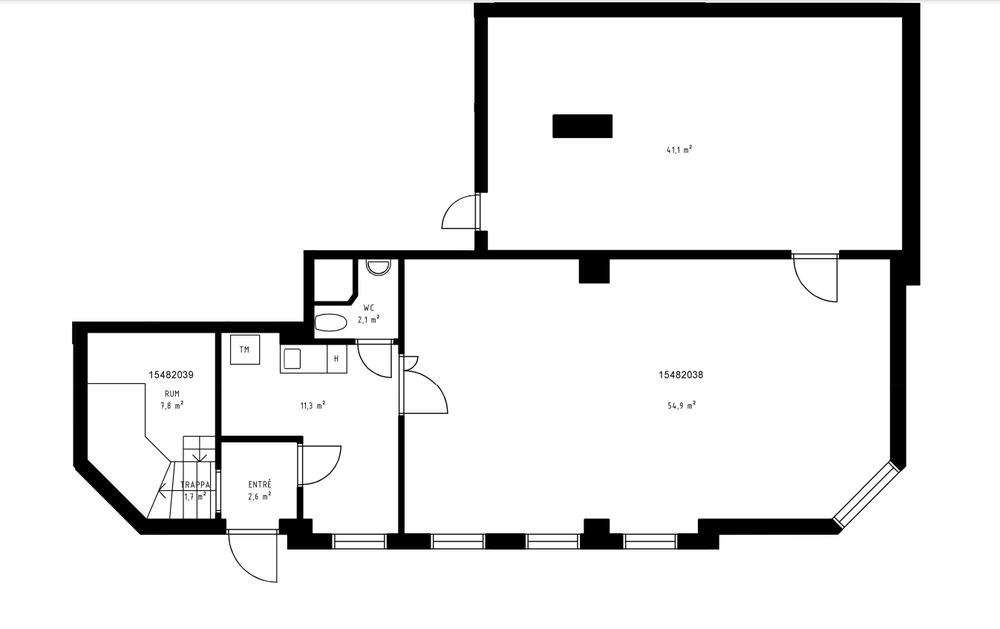
#> input picture plan_1.png, 1000 x 629 px, shrunk from 1347 x 847 before the run
$ python image_adjustment.py
#> lines starting #> are read from the running program, lines starting #| are printed output that depends on the picture; after the words box and inside, x2 and y2 are one past the last pixel; in counts of white or black regions, pixels touching at a corner belong together
#> further down, image is the input picture: shape (629, 1000); min 0, max 255, mean 235.5
import cv2
import numpy as np
import matplotlib.pyplot as plt
import svgwrite
import os

# Adjustable parameters - modified for black wall detection
MIN_CONTOUR_AREA = 500    # Increased to filter out smaller features
EPSILON_FACTOR = 0.01     # Increased for more significant corners
MIN_CORNER_DISTANCE = 10  # Increased to avoid duplicate corners
WALL_THRESHOLD = 50       # Lower threshold to detect dark walls
FILL_THRESHOLD = 0.85     # Higher threshold for filled areas
GAMMA = 0.5               # Darken the image

# Levels adjustment parameters
INPUT_BLACK = 50          # Lower to keep dark areas
INPUT_WHITE = 150         # Lower to make light areas white
OUTPUT_BLACK = 0
OUTPUT_WHITE = 255

def adjust_levels(image, in_black=0, in_white=255, out_black=0, out_white=255):
    """Adjust image levels similar to Photoshop's levels adjustment"""
#> called with in_black = 50, in_white = 150, out_black = 0, out_white = 255
    in_black = max(0, min(in_black, 255))
    in_white = max(0, min(in_white, 255))
    out_black = max(0, min(out_black, 255))
    out_white = max(0, min(out_white, 255))

    table = np.zeros(256, dtype=np.uint8)
    for i in range(256):
        if i <= in_black:
            table[i] = out_black
        elif i >= in_white:
            table[i] = out_white
        else:
            scale = (i - in_black) / (in_white - in_black)
            table[i] = int(out_black + scale * (out_white - out_black))

    return cv2.LUT(image, table)
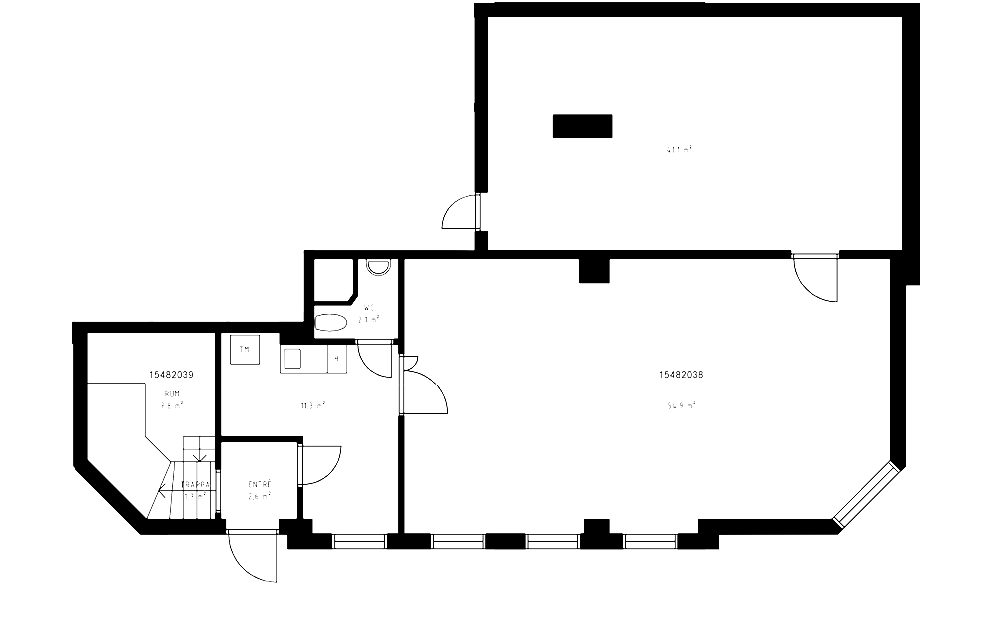
#> returned value: shape (629, 1000); min 0, max 255, mean 236.4

def adjust_gamma(image, gamma=1.0):
    """Apply gamma correction to the image"""
#> called with gamma = 0.5
    inv_gamma = 1.0 / gamma
    table = np.array([((i / 255.0) ** inv_gamma) * 255
                      for i in np.arange(0, 256)]).astype("uint8")
    return cv2.LUT(image, table)

# Get the current directory
current_dir = os.path.dirname(os.path.abspath(__file__))

# Load and process image using relative path
image_path = os.path.join(current_dir, "plan_1.png")
image = cv2.imread(image_path, cv2.IMREAD_GRAYSCALE)

if image is None:
    raise ValueError(f"Could not load image from {image_path}")

# Apply levels adjustment and gamma correction
image = adjust_levels(image, in_black=INPUT_BLACK, in_white=INPUT_WHITE, out_black=OUTPUT_BLACK, out_white=OUTPUT_WHITE)
image = adjust_gamma(image, GAMMA)

# Apply threshold to isolate filled walls
_, binary = cv2.threshold(image, WALL_THRESHOLD, 255, cv2.THRESH_BINARY)
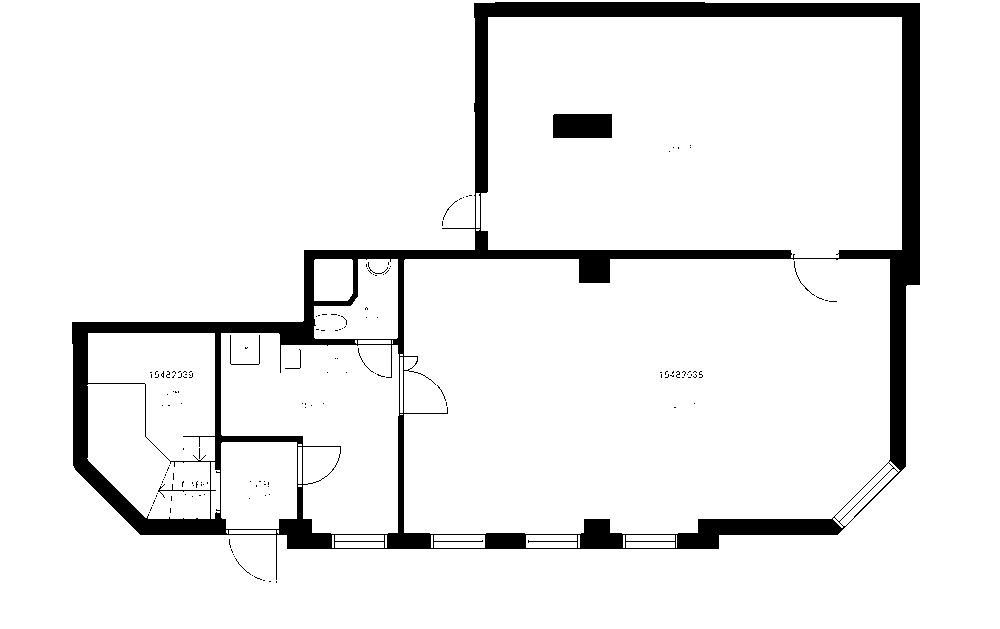
#> binary: shape (629, 1000); 92.8% white; 152 black regions (144 under 20 px), largest, box (x1, y1, x2, y2) and area: (72, 2, 920, 580) 43456, (553, 114, 612, 138) 1415, (230, 335, 260, 365) 86

# Clean up the image
kernel = np.ones((5,5), np.uint8)
binary = cv2.morphologyEx(binary, cv2.MORPH_CLOSE, kernel)
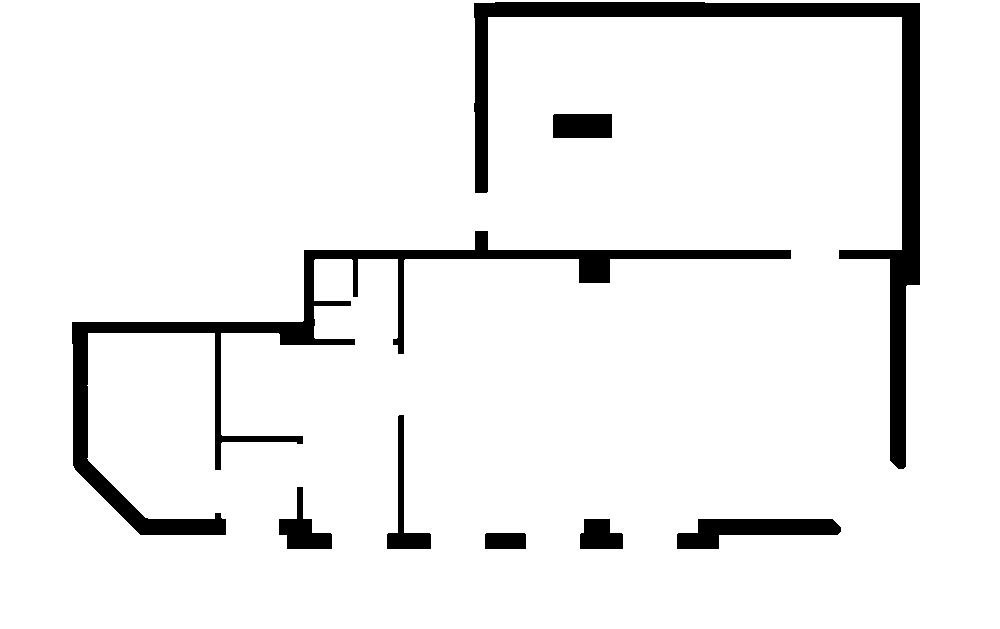
#> binary: shape (629, 1000); 93.2% white; 8 black regions, largest, box (x1, y1, x2, y2) and area: (474, 2, 920, 469) 17360, (72, 231, 791, 535) 16353, (677, 519, 841, 549) 2875
binary = cv2.morphologyEx(binary, cv2.MORPH_OPEN, kernel)
#> binary: shape (629, 1000); 93.2% white; 8 black regions, largest, box (x1, y1, x2, y2) and area: (474, 0, 920, 469) 17780, (72, 231, 791, 535) 16355, (677, 519, 841, 549) 2875

# Invert the colors
binary = cv2.bitwise_not(binary)
#> binary: shape (629, 1000); 6.8% white; 8 white regions

# Find contours
contours, _ = cv2.findContours(binary, cv2.RETR_EXTERNAL, cv2.CHAIN_APPROX_SIMPLE)
#> contours = 8 contours; box (x1, y1, x2, y2) and area: (474, 0, 920, 469) 16637, (72, 231, 791, 535) 14796, (677, 519, 841, 549) 2689, (553, 114, 612, 138) 1334, (279, 487, 332, 549) 1278, (387, 415, 431, 549) 1234, (580, 519, 623, 549) 980, (485, 533, 526, 549) 599

# Remove nearby duplicates
def remove_nearby_points(points, min_distance):
    filtered_points = []
    for p1 in points:
        if not any(np.sqrt((p1[0]-p2[0])**2 + (p1[1]-p2[1])**2) < min_distance
                  for p2 in filtered_points):
            filtered_points.append(p1)
    return filtered_points

# Visualization
plt.figure(figsize=(12, 8))
plt.imshow(binary, cmap='gray')

# Save the plot without graphical frames and text using relative path
output_png_filename = os.path.join(current_dir, "detected_walls.png")
plt.axis('off')  # Turn off the axis
plt.savefig(output_png_filename, bbox_inches='tight', pad_inches=0)
plt.close()

print(f"PNG saved as: {output_png_filename}")
